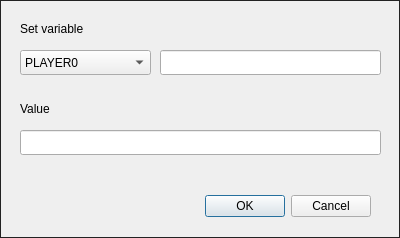
<?xml version="1.0" encoding="UTF-8"?>
<ui version="4.0">
 <class>SetVariableDialog</class>
 <widget class="QDialog" name="SetVariableDialog">
  <property name="geometry">
   <rect>
    <x>0</x>
    <y>0</y>
    <width>400</width>
    <height>238</height>
   </rect>
  </property>
  <property name="windowTitle">
   <string>Dialog</string>
  </property>
  <property name="styleSheet">
   <string notr="true">QDialog {
    border: 1px solid #222;
}</string>
  </property>
  <widget class="QDialogButtonBox" name="buttonBox">
   <property name="geometry">
    <rect>
     <x>30</x>
     <y>190</y>
     <width>341</width>
     <height>32</height>
    </rect>
   </property>
   <property name="orientation">
    <enum>Qt::Horizontal</enum>
   </property>
   <property name="standardButtons">
    <set>QDialogButtonBox::Cancel|QDialogButtonBox::Ok</set>
   </property>
  </widget>
  <widget class="QLineEdit" name="variableInput">
   <property name="geometry">
    <rect>
     <x>160</x>
     <y>50</y>
     <width>221</width>
     <height>25</height>
    </rect>
   </property>
  </widget>
  <widget class="QComboBox" name="playerBox">
   <property name="geometry">
    <rect>
     <x>20</x>
     <y>50</y>
     <width>131</width>
     <height>25</height>
    </rect>
   </property>
   <item>
    <property name="text">
     <string>PLAYER0</string>
    </property>
   </item>
   <item>
    <property name="text">
     <string>PLAYER1</string>
    </property>
   </item>
   <item>
    <property name="text">
     <string>PLAYER2</string>
    </property>
   </item>
   <item>
    <property name="text">
     <string>PLAYER3</string>
    </property>
   </item>
   <item>
    <property name="text">
     <string>PLAYER4</string>
    </property>
   </item>
   <item>
    <property name="text">
     <string>PLAYER5</string>
    </property>
   </item>
   <item>
    <property name="text">
     <string>PLAYER6</string>
    </property>
   </item>
   <item>
    <property name="text">
     <string>PLAYER_GOOD</string>
    </property>
   </item>
   <item>
    <property name="text">
     <string>PLAYER_NEUTRAL</string>
    </property>
   </item>
  </widget>
  <widget class="QLabel" name="label">
   <property name="geometry">
    <rect>
     <x>20</x>
     <y>20</y>
     <width>361</width>
     <height>17</height>
    </rect>
   </property>
   <property name="text">
    <string>Set variable</string>
   </property>
  </widget>
  <widget class="QLineEdit" name="valueInput">
   <property name="geometry">
    <rect>
     <x>20</x>
     <y>130</y>
     <width>361</width>
     <height>25</height>
    </rect>
   </property>
  </widget>
  <widget class="QLabel" name="label_2">
   <property name="geometry">
    <rect>
     <x>20</x>
     <y>100</y>
     <width>361</width>
     <height>17</height>
    </rect>
   </property>
   <property name="text">
    <string>Value</string>
   </property>
  </widget>
 </widget>
 <tabstops>
  <tabstop>playerBox</tabstop>
  <tabstop>variableInput</tabstop>
  <tabstop>valueInput</tabstop>
 </tabstops>
 <resources/>
 <connections>
  <connection>
   <sender>buttonBox</sender>
   <signal>rejected()</signal>
   <receiver>SetVariableDialog</receiver>
   <slot>reject()</slot>
   <hints>
    <hint type="sourcelabel">
     <x>316</x>
     <y>260</y>
    </hint>
    <hint type="destinationlabel">
     <x>286</x>
     <y>274</y>
    </hint>
   </hints>
  </connection>
 </connections>
</ui>
